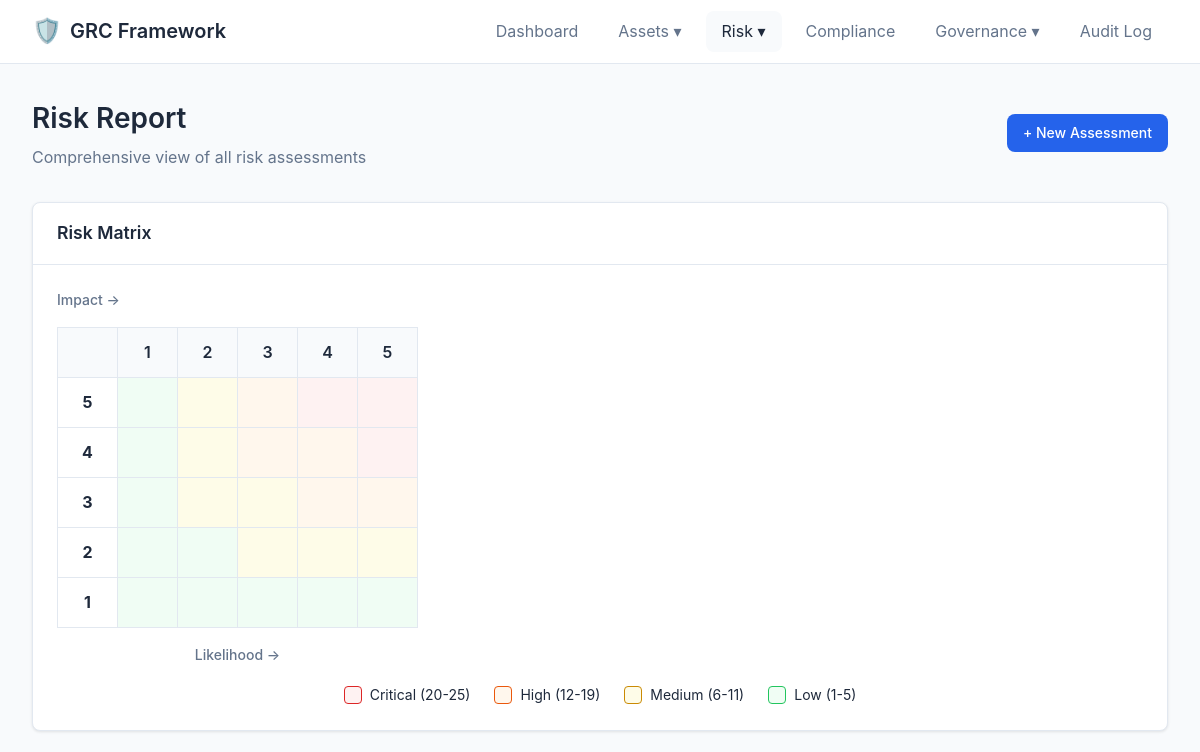
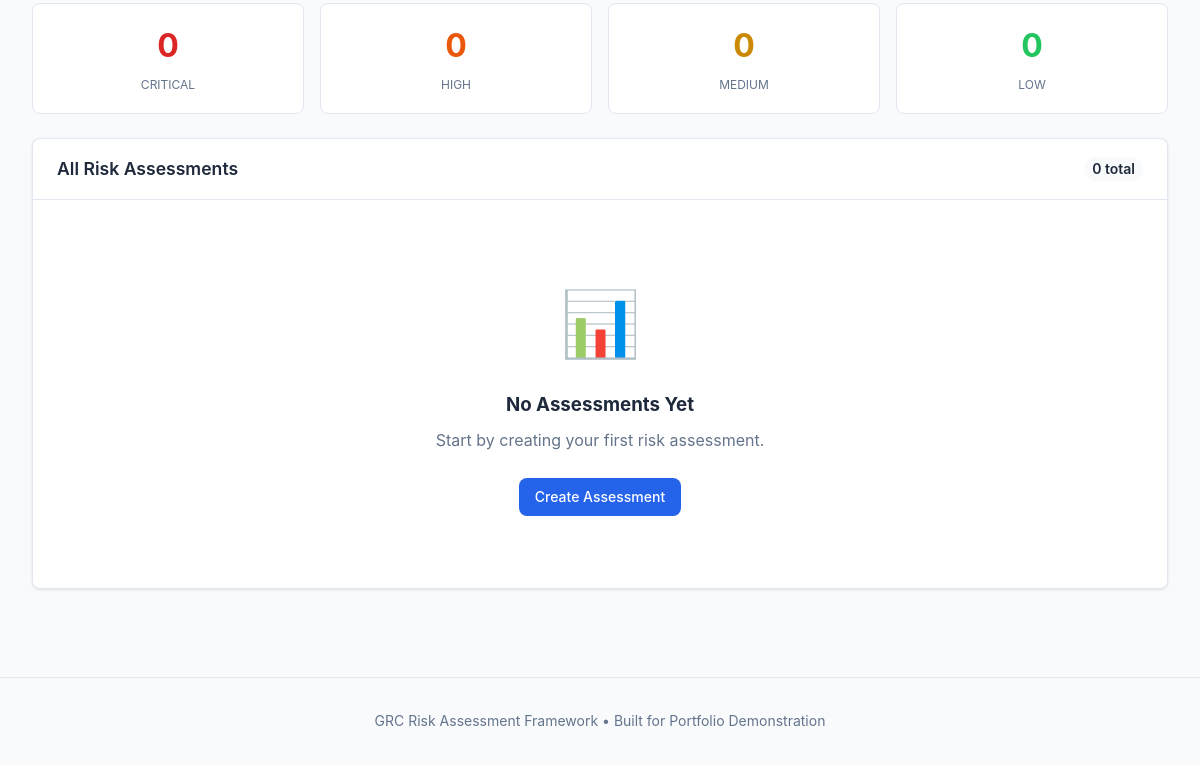
The page /report on the database as committed earlier (2 pictures, top to bottom).
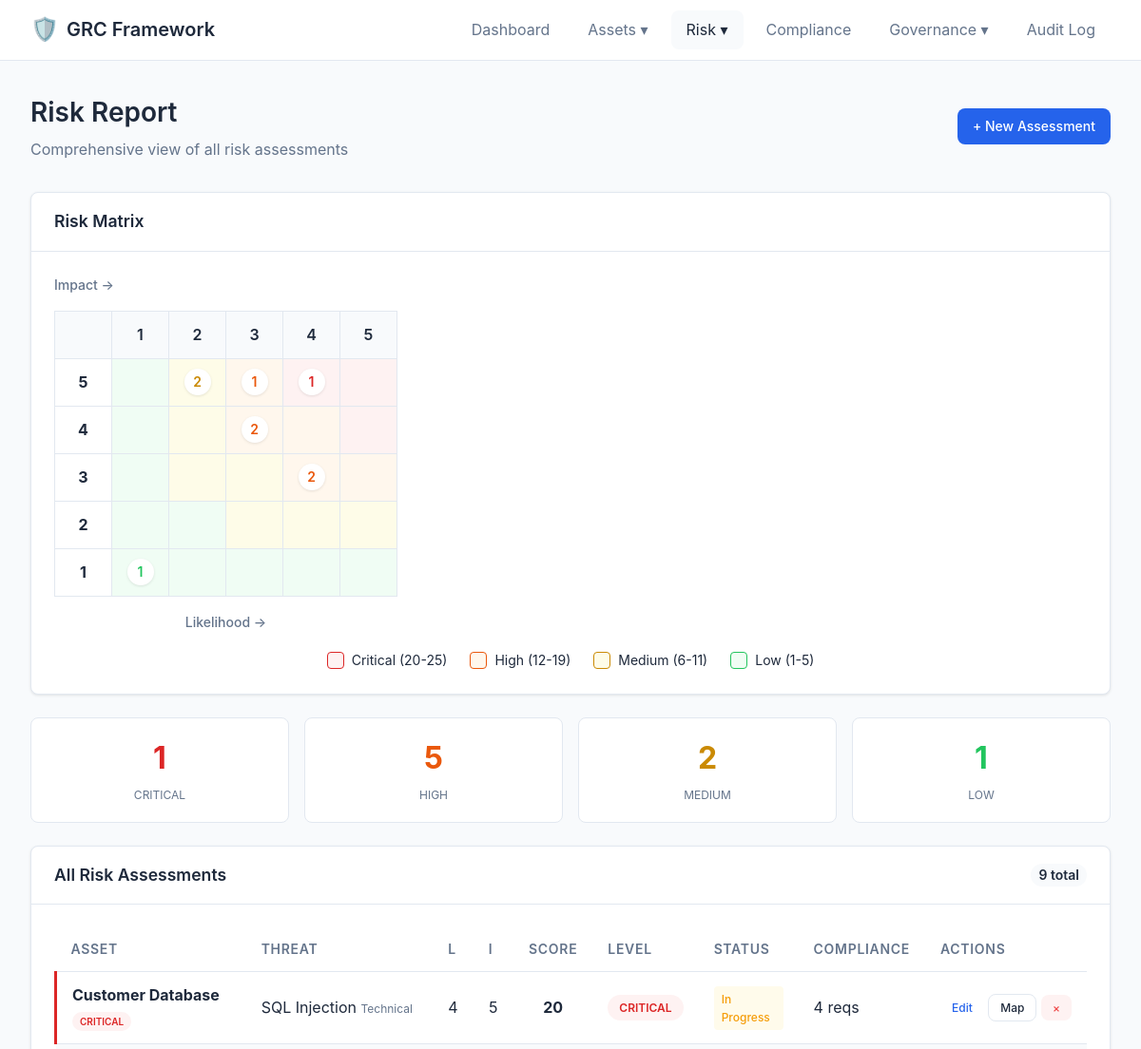
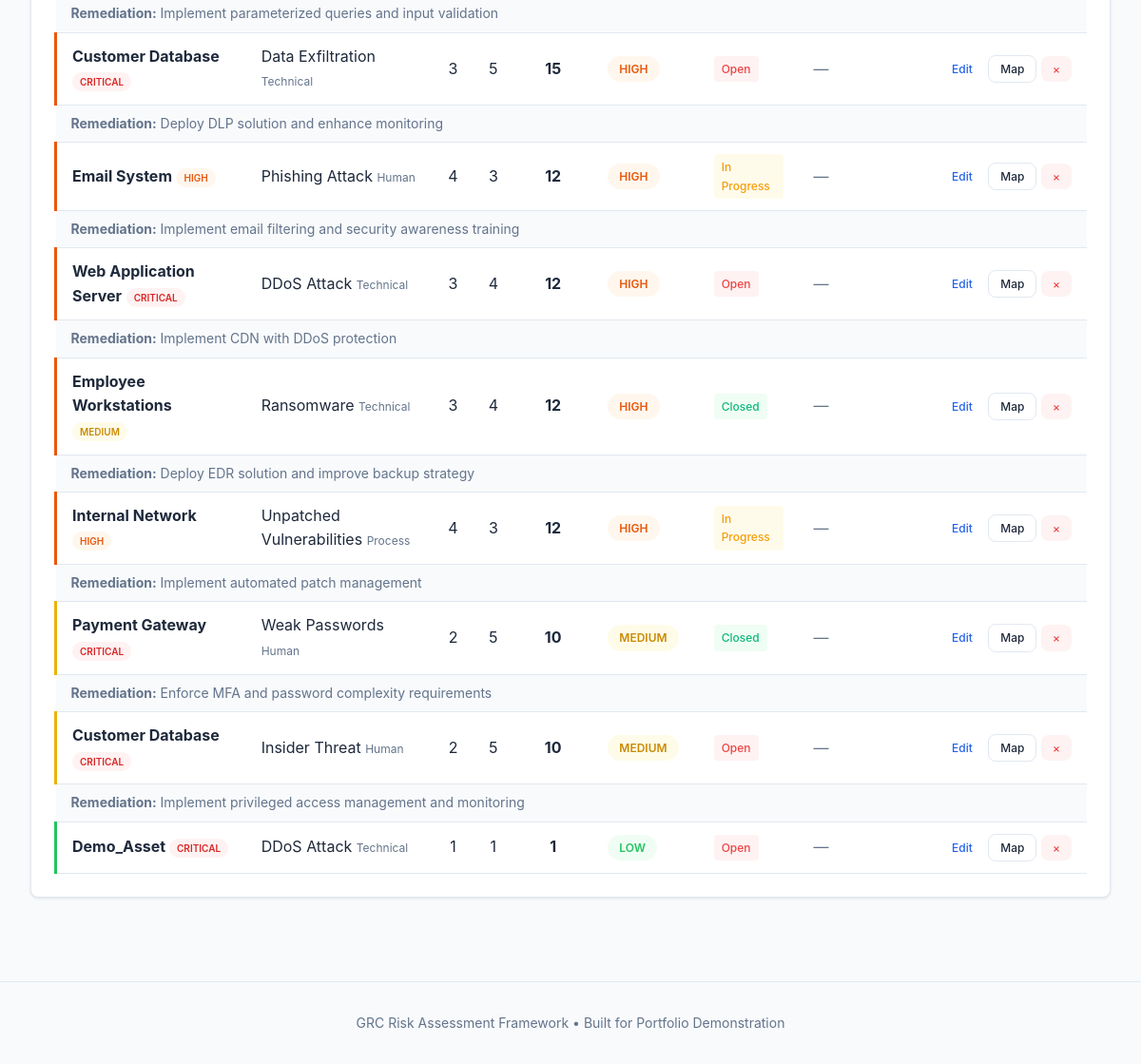
The same page on the database as committed later (2 pictures, top to bottom).
### app.py (models this page shows)
class RiskAssessment(db.Model):
    id = db.Column(db.Integer, primary_key=True)
    asset_id = db.Column(db.Integer, db.ForeignKey('asset.id'), nullable=False)
    threat_id = db.Column(db.Integer, db.ForeignKey('threat.id'), nullable=False)
    likelihood = db.Column(db.Integer, nullable=False)  # 1-5
    impact = db.Column(db.Integer, nullable=False)  # 1-5
    risk_score = db.Column(db.Integer, nullable=False)  # likelihood * impact
    risk_level = db.Column(db.String(20))  # Critical, High, Medium, Low
    remediation_plan = db.Column(db.Text)
    remediation_status = db.Column(db.String(20), default='Open')  # Open, In Progress, Closed
    remediation_due_date = db.Column(db.Date)
    notes = db.Column(db.Text)
    created_at = db.Column(db.DateTime, default=datetime.utcnow)
    updated_at = db.Column(db.DateTime, default=datetime.utcnow, onupdate=datetime.utcnow)
    compliance_requirements = db.relationship('ComplianceRequirement',
                                              secondary=assessment_compliance,
                                              backref=db.backref('assessments', lazy='dynamic'))

class Asset(db.Model):
    id = db.Column(db.Integer, primary_key=True)
    name = db.Column(db.String(100), nullable=False)
    description = db.Column(db.Text)
    asset_type = db.Column(db.String(50))  # Server, Database, Application, Network, Endpoint
    criticality = db.Column(db.String(20))  # Critical, High, Medium, Low
    owner = db.Column(db.String(100))
    created_at = db.Column(db.DateTime, default=datetime.utcnow)
    assessments = db.relationship('RiskAssessment', backref='asset', lazy=True, cascade='all, delete-orphan')

class Threat(db.Model):
    id = db.Column(db.Integer, primary_key=True)
    name = db.Column(db.String(100), nullable=False)
    description = db.Column(db.Text)
    category = db.Column(db.String(50))  # Technical, Human, Environmental, Process
    assessments = db.relationship('RiskAssessment', backref='threat', lazy=True)

### app.py (the view)
@app.route('/report')
def report():
    assessments = RiskAssessment.query.order_by(RiskAssessment.risk_score.desc()).all()
    risk_matrix = [[0 for _ in range(5)] for _ in range(5)]
    for assessment in assessments:
        row = 5 - assessment.impact  # Invert for display (high impact at top)
        col = assessment.likelihood - 1
        risk_matrix[row][col] += 1
    return render_template('report.html',
                           assessments=assessments,
                           risk_matrix=risk_matrix)

### templates/report.html (shortened to what the changed rows need)
{% extends 'base.html' %}
{% block content %}
<div class="page-header">
    <div>
        <h1>Risk Report</h1>
    </div>
</div>
<div class="card">
    <div class="card-header">
        <h2>Risk Matrix</h2>
    </div>
    <div class="card-body">
        <div class="risk-matrix-container">
            <table class="risk-matrix interactive">
                <thead>
                    <tr>
                        <th></th>
                        <th>1</th>
                        <th>2</th>
                        <th>3</th>
                        <th>4</th>
                        <th>5</th>
                    </tr>
                </thead>
                <tbody>
                    {% for row in range(5) %}
                    <tr>
                        <td class="row-label"><strong>{{ 5 - row }}</strong></td>
                        {% for col in range(5) %}
                        {% set score = (5 - row) * (col + 1) %}
                        {% set level = 'critical' if score >= 20 else ('high' if score >= 12 else ('medium' if score >= 6 else 'low')) %}
                        <td class="{{ level }}">
                            {% if risk_matrix[row][col] > 0 %}
                            <span class="cell-count">{{ risk_matrix[row][col] }}</span>
                            {% endif %}
                        </td>
                        {% endfor %}
                    </tr>
                    {% endfor %}
                </tbody>
            </table>
        </div>
    </div>
</div>
<div class="stats-row">
    {% set critical = assessments|selectattr('risk_level', 'equalto', 'Critical')|list|length %}
    {% set high = assessments|selectattr('risk_level', 'equalto', 'High')|list|length %}
    {% set medium = assessments|selectattr('risk_level', 'equalto', 'Medium')|list|length %}
    {% set low = assessments|selectattr('risk_level', 'equalto', 'Low')|list|length %}
    <div class="mini-stat critical">
        <span class="value">{{ critical }}</span>
        <span class="label">Critical</span>
    </div>
    <div class="mini-stat high">
        <span class="value">{{ high }}</span>
        <span class="label">High</span>
    </div>
    <div class="mini-stat medium">
        <span class="value">{{ medium }}</span>
        <span class="label">Medium</span>
    </div>
    <div class="mini-stat low">
        <span class="value">{{ low }}</span>
        <span class="label">Low</span>
    </div>
</div>
<div class="card">
    <div class="card-header">
        <h2>All Risk Assessments</h2>
        <span class="count-badge">{{ assessments|length }} total</span>
    </div>
    <div class="card-body">
        {% if assessments %}
        <table class="table sortable">
            <thead>
                <tr>
                    <th>Asset</th>
                    <th>Threat</th>
                    <th>L</th>
                    <th>I</th>
                    <th>Score</th>
                    <th>Level</th>
                    <th>Status</th>
                    <th>Compliance</th>
                    <th>Actions</th>
                </tr>
            </thead>
            <tbody>
                {% for assessment in assessments %}
                <tr class="risk-row {{ assessment.risk_level|lower }}">
                    <td>
                        <strong>{{ assessment.asset.name }}</strong>
                        <span class="badge badge-{{ assessment.asset.criticality|lower }} small">{{ assessment.asset.criticality }}</span>
                    </td>
                    <td>
                        {{ assessment.threat.name }}
                        <span class="text-muted small">{{ assessment.threat.category }}</span>
                    </td>
                    <td class="center">{{ assessment.likelihood }}</td>
                    <td class="center">{{ assessment.impact }}</td>
                    <td class="center"><strong class="risk-score">{{ assessment.risk_score }}</strong></td>
                    <td>
                        <span class="badge badge-{{ assessment.risk_level|lower }}">{{ assessment.risk_level }}</span>
                    </td>
                    <td>
                        <span class="status status-{{ assessment.remediation_status|lower|replace(' ', '-') }}">
                            {{ assessment.remediation_status }}
                        </span>
                    </td>
                    <td>
                        {% if assessment.compliance_requirements %}
                        <span class="compliance-count" title="{{ assessment.compliance_requirements|map(attribute='regulation')|unique|join(', ') }}">
                            {{ assessment.compliance_requirements|length }} reqs
                        </span>
                        {% else %}
                        <span class="text-muted">—</span>
                        {% endif %}
                    </td>
                    <td class="actions">
                        <a href="{{ url_for('edit_assessment', id=assessment.id) }}" class="btn btn-sm">Edit</a>
                        <a href="{{ url_for('assessment_compliance', id=assessment.id) }}" class="btn btn-sm btn-outline">Map</a>
                        <a href="{{ url_for('delete_assessment', id=assessment.id) }}" class="btn btn-sm btn-danger"
                           onclick="return confirm('Delete this assessment?')">×</a>
                    </td>
                </tr>
                {% if assessment.remediation_plan %}
                <tr class="remediation-row">
                    <td colspan="9">
                        <div class="remediation-plan">
                            <strong>Remediation:</strong> {{ assessment.remediation_plan }}
                        </div>
                    </td>
                </tr>
                {% endif %}
                {% endfor %}
            </tbody>
        </table>
        {% else %}
        <div class="empty-state">
            <div class="empty-icon">📊</div>
            <h3>No Assessments Yet</h3>
            <p>Start by creating your first risk assessment.</p>
            <a href="{{ url_for('assess') }}" class="btn btn-primary">Create Assessment</a>
        </div>
        {% endif %}
    </div>
</div>
{% endblock %}

Rows that differ between the two databases and show on the page:
added RiskAssessment: asset.name "Customer Database", asset.criticality "CRITICAL", threat.name "SQL Injection", threat.category "Technical", likelihood "4", impact "5", risk_score "20", risk_level "CRITICAL", remediation_status "In Progress", compliance_requirements|length "4", remediation_plan "Implement parameterized queries and input validation"
added RiskAssessment: asset.name "Customer Database", asset.criticality "CRITICAL", threat.name "Data Exfiltration", threat.category "Technical", likelihood "3", impact "5", risk_score "15", risk_level "HIGH", remediation_status "Open", remediation_plan "Deploy DLP solution and enhance monitoring"
added RiskAssessment: asset.name "Email System", asset.criticality "HIGH", threat.name "Phishing Attack", threat.category "Human", likelihood "4", impact "3", risk_score "12", risk_level "HIGH", remediation_status "In Progress", remediation_plan "Implement email filtering and security awareness training"
added RiskAssessment: asset.name "Web Application Server", asset.criticality "CRITICAL", threat.name "DDoS Attack", threat.category "Technical", likelihood "3", impact "4", risk_score "12", risk_level "HIGH", remediation_status "Open", remediation_plan "Implement CDN with DDoS protection"
added RiskAssessment: asset.name "Employee Workstations", asset.criticality "MEDIUM", threat.name "Ransomware", threat.category "Technical", likelihood "3", impact "4", risk_score "12", risk_level "HIGH", remediation_status "Closed", remediation_plan "Deploy EDR solution and improve backup strategy"
added RiskAssessment: asset.name "Internal Network", asset.criticality "HIGH", threat.name "Unpatched Vulnerabilities", threat.category "Process", likelihood "4", impact "3", risk_score "12", risk_level "HIGH", remediation_status "In Progress", remediation_plan "Implement automated patch management"
added RiskAssessment: asset.name "Payment Gateway", asset.criticality "CRITICAL", threat.name "Weak Passwords", threat.category "Human", likelihood "2", impact "5", risk_score "10", risk_level "MEDIUM", remediation_status "Closed", remediation_plan "Enforce MFA and password complexity requirements"
added RiskAssessment: asset.name "Customer Database", asset.criticality "CRITICAL", threat.name "Insider Threat", threat.category "Human", likelihood "2", impact "5", risk_score "10", risk_level "MEDIUM", remediation_status "Open", remediation_plan "Implement privileged access management and monitoring"
added RiskAssessment: asset.name "Demo_Asset", asset.criticality "CRITICAL", threat.name "DDoS Attack", threat.category "Technical", likelihood "1", impact "1", risk_score "1", risk_level "LOW", remediation_status "Open"
Other text that changed with them:
{{ critical }}: "0" → "1"
{{ high }}: "0" → "5"
{{ medium }}: "0" → "2"
{{ low }}: "0" → "1"
{{ assessments|length }}: "0" → "9"
new list line: "2 1 1"
new list line: "2"
new list line: "1"
text no longer shown: "📊 No Assessments Yet Start by creating your first risk assessment. Create Assessment"
text now shown: "ASSET THREAT L I SCORE LEVEL STATUS COMPLIANCE ACTIONS"
